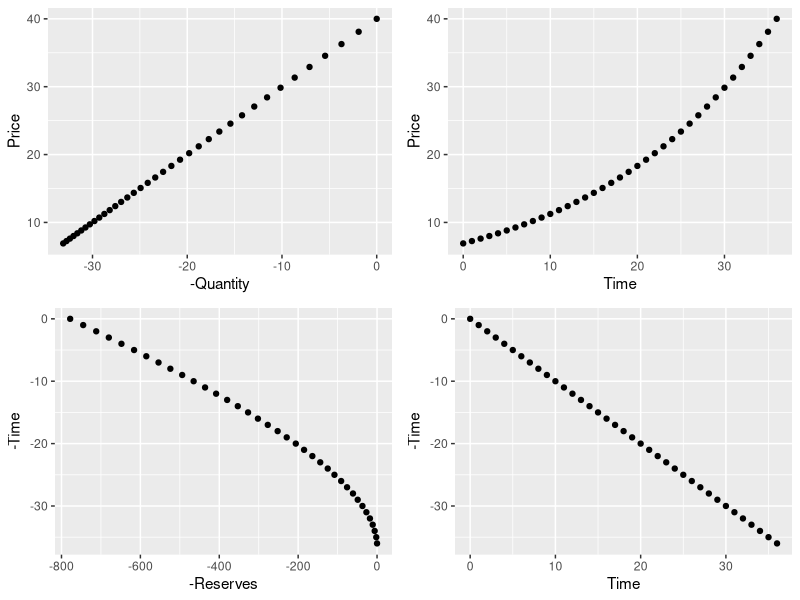

Write R code to recreate this figure. (Note: this script raises an error after producing the figure.)
## ---- chunk 1
knitr::opts_chunk$set(echo = TRUE, message = FALSE, warning = FALSE)
## ---- chunk 2
library(tidyverse)
library(nloptr)
library(knitr)
library(cowplot)
## ---- chunk 3
normal_solution <- function(guess, a, b, c, discount, Ro) {
  L=guess
  t=seq(from=0,to=L)
  choice=vector(mode="numeric", length=0)
  P=vector(mode="numeric", length=0)
  R=vector(mode="numeric", length=0)
  benefits=vector(mode="numeric", length=0)
  lambda=vector(mode="numeric", length=0)
  
  rho=1/(1+discount)
  P[L+1]=a
  R[L+1]=0
  choice[L+1]=0
  
  benefits[L+1]=0
  
  for(i in (L+1):2) {
    P[i-1]=(P[i]-c*discount)/(1+discount)
    choice[i-1]=(a-P[i-1])/b
    R[i-1]=R[i]+choice[i-1]
  }
  
  # choice[1]=(a-P[1])/b
  benefits[1]=(P[1]-c)*choice[1]
  # R[1]=Ro
  
  for(i in 2:(L+1)){
    lambda[i]=P[i-1]/rho
    benefits[i]=(P[i]-c)*choice[i]
    # R[i]=R[i-1]-choice[i-1]
  }
  
  pv=rho^t*benefits
  npv=sum(pv)
  
  return(data.frame("Time" = t, "Price"=P, "Quantity"=choice, "Reserves" = round(R), "Profits" = benefits, "Lambda"=lambda, "PV"=pv)
    )
}

options(scipen=999)
df <- normal_solution(36, 40, 1, 0, 0.05, 778.1259)

knitr::kable(df, align="c")
## ---- chunk 4
quantity=ggplot(df, aes(x = -Quantity, y = Price)) + 
  geom_point()
price=ggplot(df, aes(x = Time, y = Price)) + 
  geom_point()
reserves=ggplot(df, aes(x = -Time,  y= -Reserves)) + 
  geom_point() + coord_flip()
time=ggplot(df, aes(x = Time, y = -Time)) + 
  geom_point()
cowplot::plot_grid(quantity, price, reserves, time, nrow=2,ncol=2)
## ---- chunk 5
opt_fct <- function(choice, int_state, a, b, c, discount) {
  # L=length(choice)
  t=length(choice)
  time=seq(from=0,to=t)
  Q=vector(mode="numeric", length=0) # This is q
  P=vector(mode="numeric", length=0) # P is price
  state=vector(mode="numeric", length=0) # State is reserves
  benefits=vector(mode="numeric", length=0)
  # lambda=vector(mode="numeric", length=0)

  # Define initial conditions. Since we are working down these are at the end of the time frame
  P[t+1]=a
  state[t+1]=0
  # choice[L+1]=0

  benefits[t+1]=0

  for(i in (t+1):2) {

    P[i-1]=(P[i]-c*discount)/((1+discount)^choice[i]) # Gives P from L+1 : 1

    Q[i-1]=(a-P[i-1])/b

  }

  state[1]=int_state
  # P[i]=a - (b*choice[i])
  P[1]=(P[2]-c*discount)/((1+discount)^choice[1])
  Q[1]=(a-P[1])/b
  benefits[1]=(P[1]-c)*Q[1]
  
  for(k in 2:(t+1)) {
    state[i]=state[i-1]+choice[i] # Gives R from L+1 : 1

    benefits[i]=(P[i]-c)*choice[i] # Gives benefits from L+1 : 1
  }

  # t2=seq(from=0, to=t)
  rho=1/(1+discount)
  pv=rho^time*benefits
  npv=sum(pv)

  return(-npv
    # data.frame("Time" = t, "Price"=P, "Quantity"=choice, "Reserves" = round(R), "Profits" = benefits, "Lambda"=lambda)
    )
}



constraint <- function(choice, int_state, a, b, c, discount) {
  # In my previous code everything that is now "choice" was "L"
  # t=seq(from=0,to=length(choice))
  # state=vector(mode="numeric",length=0)
  # const=vector(mode="numeric",length=0)

  # state[1]=int_state
  const=sum(choice)-int_state

  return(const)

}

local_opts<-list("algorithm"="NLOPT_LN_COBYLA",xtol_rel=1e-15)
options=list("algorithm"="NLOPT_LN_AUGLAG",xtol_rel=1e-15,maxeval=16000,"local_opts"=local_opts)
R0=778.1259
L=36
out_1a=nloptr(x0=36,
              eval_f=opt_fct,
              opts=options,
              lb=0,
              ub=R0,
              eval_g_eq = constraint,
              a=40,
              b=1,
              c=0,
              discount=0.05,
              int_state=778.1259)

out_1a$solution
# # Okay so of course if the time period is shorter its going to have higher benefits because you arent losing as much to discounting. Does lambda play a factor??? 
# test5=-out_1a$objective # 6288.40, L = 33
# test4=-out_1a$objective # 5997.13, L = 34
# test3=-out_1a$objective # 5199.57, L = 37
# test2=-out_1a$objective # 5718.93, L = 35
# test1=-out_1a$objective # 5453.25, L = 36 
# 
# #Po = (a*rho)/(Initial_state*discount)
# Po=(40*1.05)/(778.1259*0.05)
# Po
## ---- chunk 6



